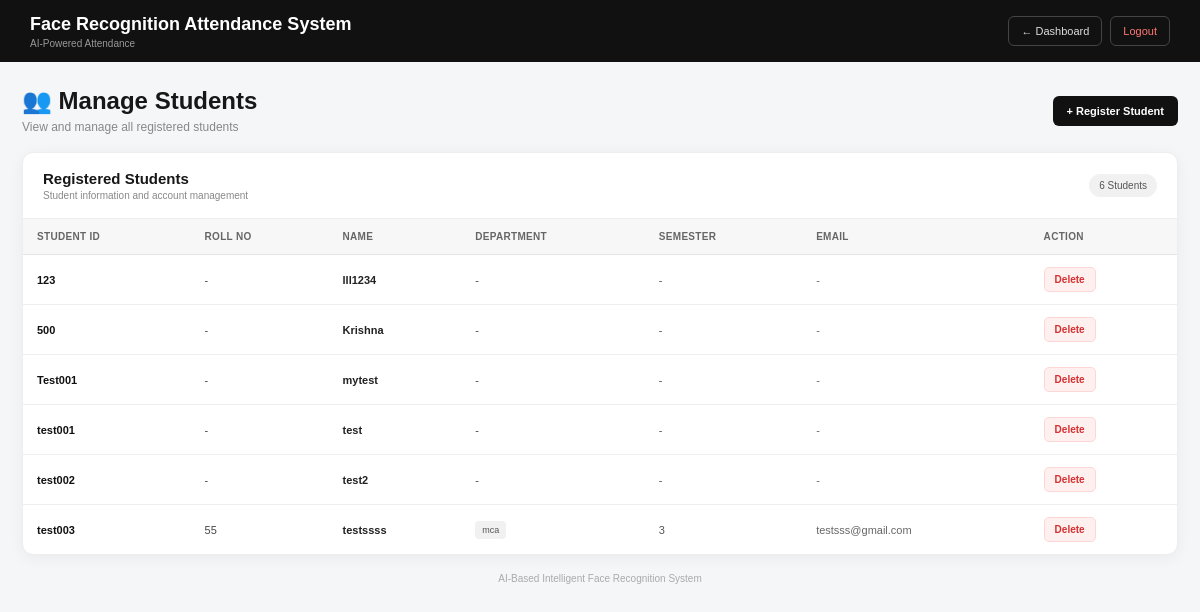
/students (signed in), run on an earlier commit of the app's database.
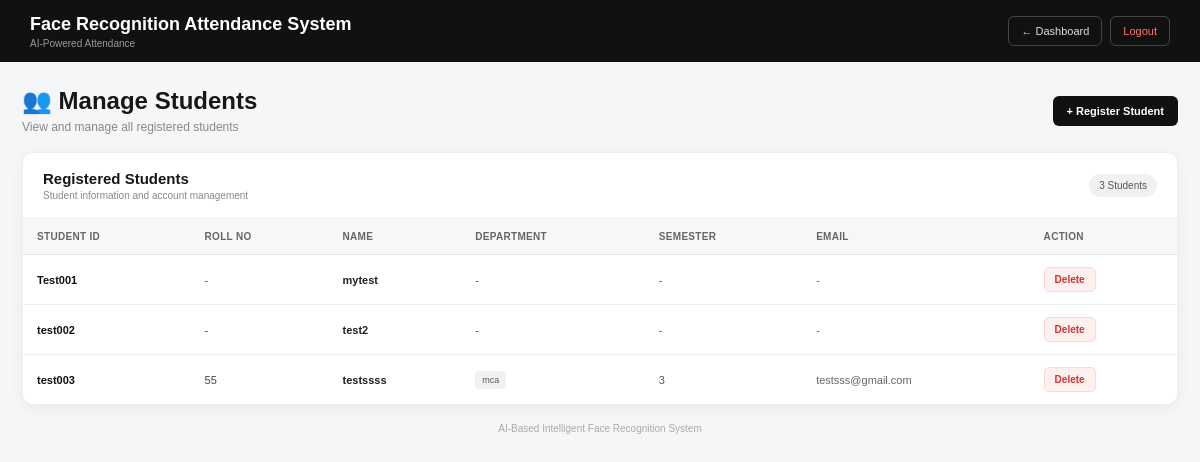
And on a later commit of the database.
### tables this page shows
CREATE TABLE students (
            student_id TEXT PRIMARY KEY,
            name TEXT NOT NULL
        , roll_no TEXT, department TEXT, semester TEXT, class_name TEXT, email TEXT);

### app.py (the view)
@app.route("/students")
def students():
    if "admin" not in session:
        return redirect("/login")
    connection = sqlite3.connect(DATABASE)
    cursor = connection.cursor()
    cursor.execute("""
        SELECT
            student_id,
            roll_no,
            name,
            department,
            semester,
            class_name,
            email
        FROM students
        ORDER BY student_id
    """)
    students = cursor.fetchall()
    connection.close()
    return render_template(
        "students.html",
        students=students
    )

### templates/students.html (shortened to what this page needs)
<!DOCTYPE html>
<html lang="en">
<head>
</head>
<body>
<header class="topbar">
    <div class="brand">
        <h2>
            Face Recognition Attendance System
        </h2>
        <p>
            AI-Powered Attendance
        </p>
    </div>
    <div class="top-actions">
        <a href="/dashboard" class="top-btn">
            ← Dashboard
        </a>
        <a href="/logout" class="top-btn logout">
            Logout
        </a>
    </div>
</header>
<div class="container">
    <div class="page-heading">
        <div class="heading-left">
            <h1>
                👥 Manage Students
            </h1>
            <p>
                View and manage all registered students
            </p>
        </div>
        <a
            href="/register_student"
            class="register-btn"
        >
            + Register Student
        </a>
    </div>
    <div class="student-card">
        <div class="table-header">
            <div class="table-title">
                <h2>
                    Registered Students
                </h2>
                <p>
                    Student information and account management
                </p>
            </div>
            {% if students %}
            <div class="student-count">
                {{ students|length }} Students
            </div>
            {% endif %}
        </div>
        {% if students %}
        <div class="table-wrapper">
            <table>
                <thead>
                    <tr>
                        <th>Student ID</th>
                        <th>Roll No</th>
                        <th>Name</th>
                        <th>Department</th>
                        <th>Semester</th>
                        <th>Email</th>
                        <th>Action</th>
                    </tr>
                </thead>
                <tbody>
                    {% for student in students %}
                    <tr>
                        <td class="student-id">
                            {{ student[0] }}
                        </td>
                        <td>
                            {{ student[1] or '-' }}
                        </td>
                        <td class="student-name">
                            {{ student[2] }}
                        </td>
                        <td>
                            {% if student[3] %}
                            <span class="department">
                                {{ student[3] }}
                            </span>
                            {% else %}
                            -
                            {% endif %}
                        </td>
                        <td class="semester">
                            {{ student[4] or '-' }}
                        </td>
                        <td class="email">
                            {{ student[6] or '-' }}
                        </td>
                        <td>
                            <form
                                method="POST"
                                action="/delete_student/{{ student[0] }}"
                                onsubmit="return confirm('Are you sure you want to delete this student?');"
                            >
                                <button
                                    type="submit"
                                    class="delete-btn"
                                >
                                    Delete
                                </button>
                            </form>
                        </td>
                    </tr>
                    {% endfor %}
                </tbody>
            </table>
        </div>
        {% endif %}
    </div>
    <div class="footer">
        AI-Based Intelligent Face Recognition System
    </div>
</div>
</body>
</html>

What changed in the data, as far as the page shows it:
removed students: student_id "123", student "-", name "lll1234"
removed students: student_id "500", student "-", name "Krishna"
removed students: student_id "test001", student "-", name "test"
Also different on the page:
{{ students|length }}: "6" → "3"
